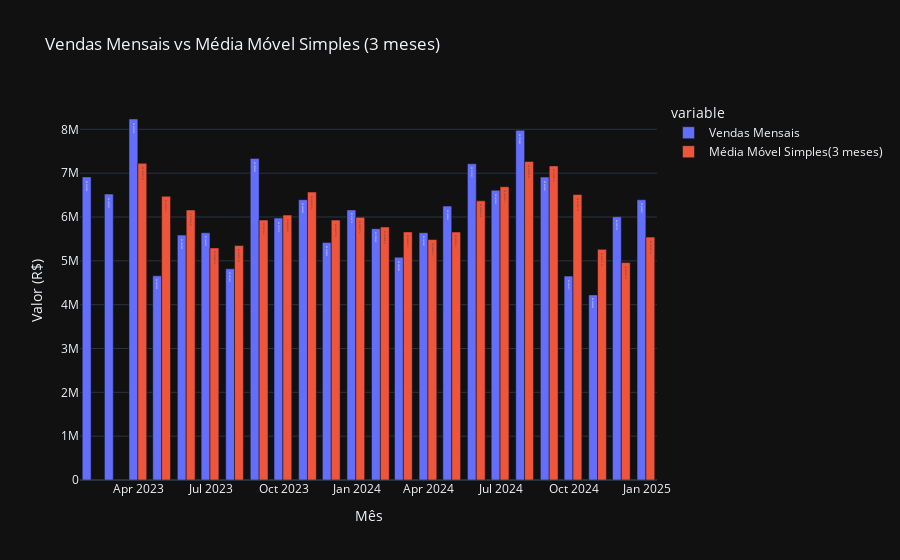

The notebook cell this image was saved under:
### Code cell
# Criar um gráfico combinando vendas mensais e média móvel
fig = px.bar(
    x=vendas_mensais['Data_Venda'],
    y=[vendas_mensais['Valor_Total_Venda'], vendas_mensais_ma['Média_Móvel_3_Meses']],
    title='Vendas Mensais vs Média Móvel Simples (3 meses)',
    labels={'x': 'Mês', 'value': 'Valor (R$)'},
    barmode='group',
    template='plotly_dark'
)

# Adicionar valores formatados como moeda nas barras
fig.data[0].text = 'R$ ' + (vendas_mensais['Valor_Total_Venda'].round(2).astype(str))
fig.data[0].textposition = 'inside'
fig.data[0].name = 'Vendas Mensais'

fig.data[1].text = 'R$ ' + (vendas_mensais_ma['Média_Móvel_3_Meses'].round(2).astype(str))
fig.data[1].textposition = 'inside'
fig.data[1].name = 'Média Móvel Simples(3 meses)'

fig.show()

### Figure 1 — Plotly figure (JSON) as saved in the notebook; plotly's stock layout.template omitted (floating-point values rounded to 4 significant figures)
{"data": [{"alignmentgroup": "True", "hovertemplate": "variable=wide_variable_0<br>Mês=%{x}<br>Valor (R$)=%{y}<extra></extra>", "legendgroup": "wide_variable_0", "marker": {"color": "#636efa", "pattern": {"shape": ""}}, "name": "Vendas Mensais", "offsetgroup": "wide_variable_0", "orientation": "v", "showlegend": true, "text": ["R$ 6914409", "R$ 6522967", "R$ 8235739", "R$ 4657069", "R$ 5587080", "R$ 5640628", "R$ 4817829", "R$ 7336925", "R$ 5975174", "R$ 6395349", "R$ 5420894", "R$ 6162118", "R$ 5734304", "R$ 5081859", "R$ 5641867", "R$ 6248552", "R$ 7214767", "R$ 6610422", "R$ 7976880", "R$ 6910241", "R$ 4651311", "R$ 4222982", "R$ 6007109", "R$ 6393801"], "textposition": "inside", "type": "bar", "x": ["2023-01-31T00:00:00", "2023-02-28T00:00:00", "2023-03-31T00:00:00", "2023-04-30T00:00:00", "2023-05-31T00:00:00", "2023-06-30T00:00:00", "2023-07-31T00:00:00", "2023-08-31T00:00:00", "2023-09-30T00:00:00", "2023-10-31T00:00:00", "2023-11-30T00:00:00", "2023-12-31T00:00:00", "2024-01-31T00:00:00", "2024-02-29T00:00:00", "2024-03-31T00:00:00", "2024-04-30T00:00:00", "2024-05-31T00:00:00", "2024-06-30T00:00:00", "2024-07-31T00:00:00", "2024-08-31T00:00:00", "2024-09-30T00:00:00", "2024-10-31T00:00:00", "2024-11-30T00:00:00", "2024-12-31T00:00:00"], "xaxis": "x", "y": [6914409, 6522967, 8235739, 4657069, 5587080, 5640628, 4817829, 7336925, 5975174, 6395349, 5420894, 6162118, 5734304, 5081859, 5641867, 6248552, 7214767, 6610422, 7976880, 6910241, 4651311, 4222982, 6007109, 6393801], "yaxis": "y"}, {"alignmentgroup": "True", "hovertemplate": "variable=wide_variable_1<br>Mês=%{x}<br>Valor (R$)=%{y}<extra></extra>", "legendgroup": "wide_variable_1", "marker": {"color": "#EF553B", "pattern": {"shape": ""}}, "name": "Média Móvel Simples(3 meses)", "offsetgroup": "wide_variable_1", "orientation": "v", "showlegend": true, "text": ["R$ nan", "R$ nan", "R$ 7224371.67", "R$ 6471925.0", "R$ 6159962.67", "R$ 5294925.67", "R$ 5348512.33", "R$ 5931794.0", "R$ 6043309.33", "R$ 6569149.33", "R$ 5930472.33", "R$ 5992787.0", "R$ 5772438.67", "R$ 5659427.0", "R$ 5486010.0", "R$ 5657426.0", "R$ 6368395.33", "R$ 6691247.0", "R$ 7267356.33", "R$ 7165847.67", "R$ 6512810.67", "R$ 5261511.33", "R$ 4960467.33", "R$ 5541297.33"], "textposition": "inside", "type": "bar", "x": ["2023-01-31T00:00:00", "2023-02-28T00:00:00", "2023-03-31T00:00:00", "2023-04-30T00:00:00", "2023-05-31T00:00:00", "2023-06-30T00:00:00", "2023-07-31T00:00:00", "2023-08-31T00:00:00", "2023-09-30T00:00:00", "2023-10-31T00:00:00", "2023-11-30T00:00:00", "2023-12-31T00:00:00", "2024-01-31T00:00:00", "2024-02-29T00:00:00", "2024-03-31T00:00:00", "2024-04-30T00:00:00", "2024-05-31T00:00:00", "2024-06-30T00:00:00", "2024-07-31T00:00:00", "2024-08-31T00:00:00", "2024-09-30T00:00:00", "2024-10-31T00:00:00", "2024-11-30T00:00:00", "2024-12-31T00:00:00"], "xaxis": "x", "y": [null, null, 7224000.0, 6471925, 6160000.0, 5295000.0, 5349000.0, 5931794, 6043000.0, 6569000.0, 5930000.0, 5992787, 5772000.0, 5659427, 5486010, 5657426, 6368000.0, 6691247, 7267000.0, 7166000.0, 6513000.0, 5262000.0, 4960000.0, 5541000.0], "yaxis": "y"}], "layout": {"barmode": "group", "legend": {"title": {"text": "variable"}, "tracegroupgap": 0}, "title": {"text": "Vendas Mensais vs Média Móvel Simples (3 meses)"}, "xaxis": {"anchor": "y", "domain": [0, 1], "title": {"text": "Mês"}}, "yaxis": {"anchor": "x", "domain": [0, 1], "title": {"text": "Valor (R$)"}}}}
